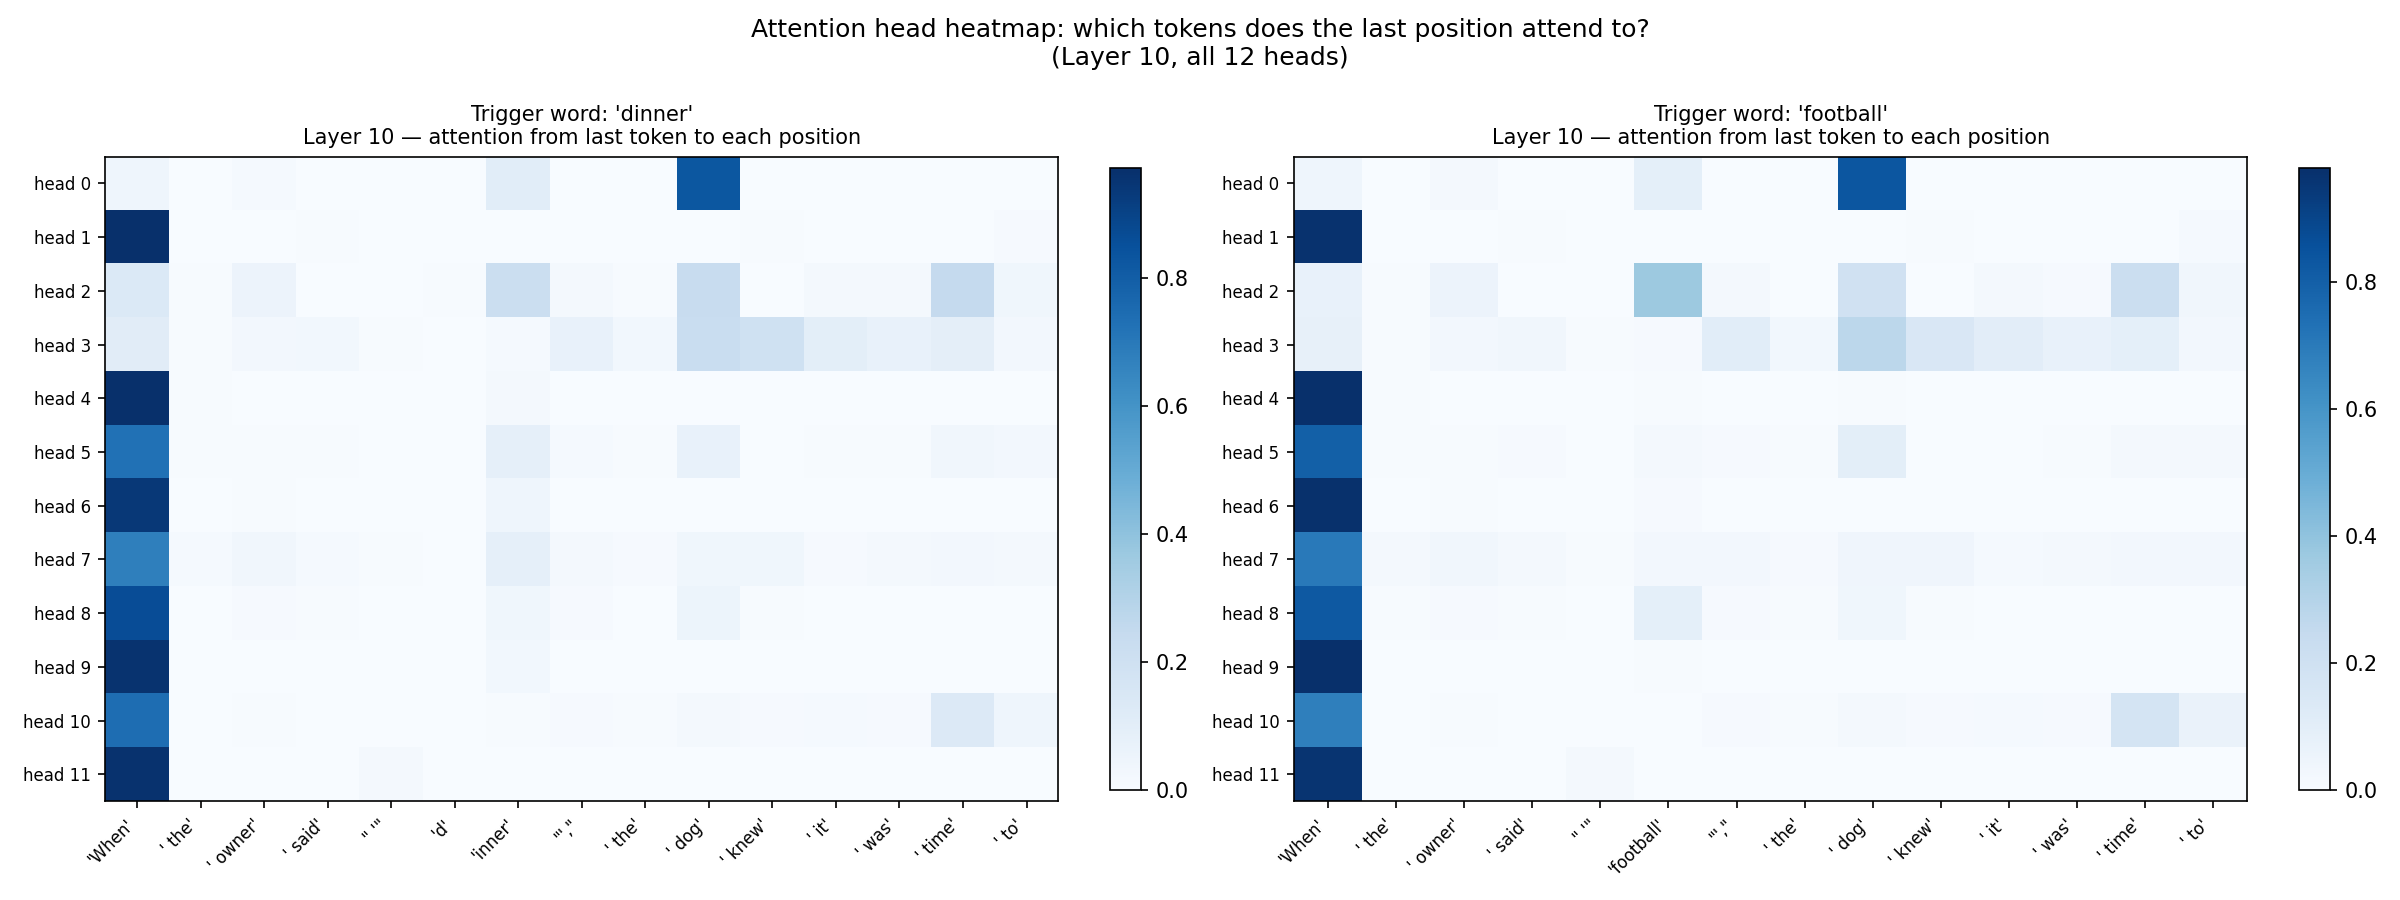

Write Python code to recreate this figure.
import torch
import numpy as np
import matplotlib.pyplot as plt
from transformers import GPT2LMHeadModel, GPT2Tokenizer

model_name = "gpt2"
tokenizer = GPT2Tokenizer.from_pretrained(model_name)
model = GPT2LMHeadModel.from_pretrained(model_name, attn_implementation="eager")
model.eval()

prompt_trigger = "When the owner said 'dinner', the dog knew it was time to"
prompt_neutral  = "When the owner said 'football', the dog knew it was time to"

# Layer to visualise (0-indexed internally, shown as layer+1 in output)
# Layer 9 (index 9) showed the sharpest divergence in layer_response.py
focus_layer = 9


def get_attention(prompt):
    input_ids = tokenizer(prompt, return_tensors="pt").input_ids
    tokens = [tokenizer.decode(t) for t in input_ids[0]]
    with torch.no_grad():
        outputs = model(input_ids, output_attentions=True)
    # attentions[layer]: shape (1, n_heads, seq_len, seq_len)
    # take last token's attention row for every head
    attn = outputs.attentions[focus_layer][0, :, -1, :].numpy()  # (12, seq_len)
    return tokens, attn


tokens_t, attn_t = get_attention(prompt_trigger)
tokens_n, attn_n = get_attention(prompt_neutral)

fig, axes = plt.subplots(1, 2, figsize=(16, 6))

for ax, attn, tokens, word in [
    (axes[0], attn_t, tokens_t, "dinner"),
    (axes[1], attn_n, tokens_n, "football"),
]:
    im = ax.imshow(attn, aspect="auto", cmap="Blues", vmin=0, vmax=attn.max())
    ax.set_xticks(range(len(tokens)))
    ax.set_xticklabels([repr(t) for t in tokens], rotation=45, ha="right", fontsize=8)
    ax.set_yticks(range(12))
    ax.set_yticklabels([f"head {i}" for i in range(12)], fontsize=8)
    ax.set_title(f"Trigger word: '{word}'\n"
                 f"Layer {focus_layer + 1} — attention from last token to each position",
                 fontsize=10)
    plt.colorbar(im, ax=ax, fraction=0.03)

fig.suptitle("Attention head heatmap: which tokens does the last position attend to?\n"
             f"(Layer {focus_layer + 1}, all 12 heads)", fontsize=12)
plt.tight_layout()
plt.savefig("head_heatmap.png", dpi=150)
print("Saved head_heatmap.png")
plt.show()
